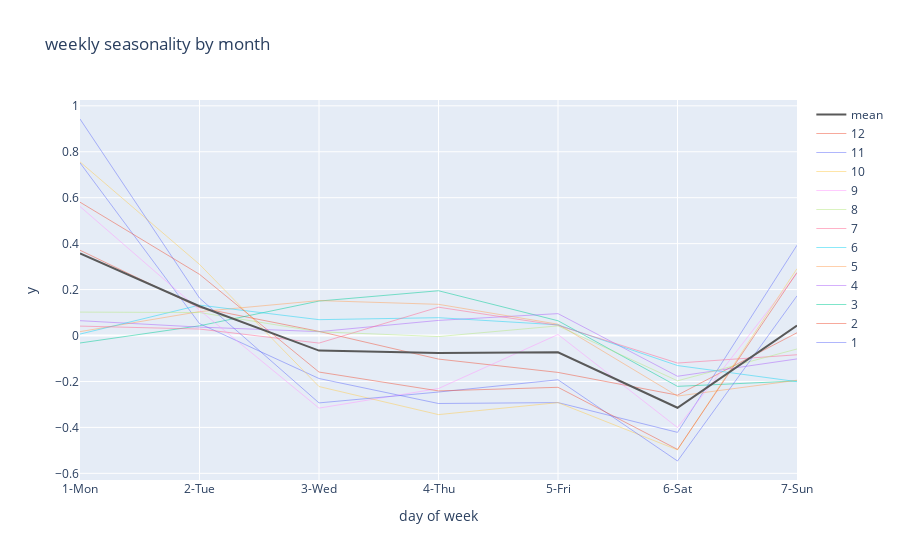

The notebook cell saved with this chart:
### Markdown cell above
Interactions
---
Finally, let's consider what possible interactions are relevant to the forecast problem.
Generally speaking, if a feature behaves differently on different values of another feature,
these two features could have potential interaction effects.
As in `Seasonality <../quickstart/0300_seasonality.html>`_, the weekly seasonality
is different through football season and non-football season, therefore, the multiplicative
term ``is_football_season x weekly_seasonality`` is able to capture this pattern.

### Code cell
fig = ts.plot_quantiles_and_overlays(
    groupby_time_feature="str_dow",
    show_mean=True,
    show_quantiles=False,
    show_overlays=True,
    center_values=True,
    overlay_label_time_feature="month",  # splits overlays by month
    overlay_style={"line": {"width": 1}, "opacity": 0.5},
    xlabel="day of week",
    ylabel=ts.original_value_col,
    title="weekly seasonality by month",
)
plotly.io.show(fig)

### Figure 1 — Plotly figure (JSON) as saved in the notebook; plotly's stock layout.template omitted (floating-point values rounded to 4 significant figures)
{"data": [{"line": {"width": 1}, "mode": "lines", "name": "1", "opacity": 0.5, "type": "scatter", "x": ["1-Mon", "2-Tue", "3-Wed", "4-Thu", "5-Fri", "6-Sat", "7-Sun"], "y": [0.7517, 0.05187, -0.1872, -0.296, -0.292, -0.4216, 0.3932]}, {"line": {"width": 1}, "mode": "lines", "name": "2", "opacity": 0.5, "type": "scatter", "x": ["1-Mon", "2-Tue", "3-Wed", "4-Thu", "5-Fri", "6-Sat", "7-Sun"], "y": [0.3714, 0.1214, 0.01802, -0.1026, -0.1606, -0.2596, 0.01202]}, {"line": {"width": 1}, "mode": "lines", "name": "3", "opacity": 0.5, "type": "scatter", "x": ["1-Mon", "2-Tue", "3-Wed", "4-Thu", "5-Fri", "6-Sat", "7-Sun"], "y": [-0.03253, 0.04225, 0.15, 0.195, 0.06431, -0.2213, -0.1976]}, {"line": {"width": 1}, "mode": "lines", "name": "4", "opacity": 0.5, "type": "scatter", "x": ["1-Mon", "2-Tue", "3-Wed", "4-Thu", "5-Fri", "6-Sat", "7-Sun"], "y": [0.06463, 0.03665, 0.01687, 0.06573, 0.09538, -0.1774, -0.1019]}, {"line": {"width": 1}, "mode": "lines", "name": "5", "opacity": 0.5, "type": "scatter", "x": ["1-Mon", "2-Tue", "3-Wed", "4-Thu", "5-Fri", "6-Sat", "7-Sun"], "y": [0.01692, 0.1041, 0.1521, 0.1358, 0.04928, -0.2636, -0.1946]}, {"line": {"width": 1}, "mode": "lines", "name": "6", "opacity": 0.5, "type": "scatter", "x": ["1-Mon", "2-Tue", "3-Wed", "4-Thu", "5-Fri", "6-Sat", "7-Sun"], "y": [0.00617, 0.1324, 0.06898, 0.07766, 0.0465, -0.1308, -0.2009]}, {"line": {"width": 1}, "mode": "lines", "name": "7", "opacity": 0.5, "type": "scatter", "x": ["1-Mon", "2-Tue", "3-Wed", "4-Thu", "5-Fri", "6-Sat", "7-Sun"], "y": [0.04102, 0.02816, -0.03295, 0.1233, 0.04417, -0.1199, -0.08384]}, {"line": {"width": 1}, "mode": "lines", "name": "8", "opacity": 0.5, "type": "scatter", "x": ["1-Mon", "2-Tue", "3-Wed", "4-Thu", "5-Fri", "6-Sat", "7-Sun"], "y": [0.102, 0.1001, 0.01634, -0.004653, 0.04202, -0.1971, -0.05865]}, {"line": {"width": 1}, "mode": "lines", "name": "9", "opacity": 0.5, "type": "scatter", "x": ["1-Mon", "2-Tue", "3-Wed", "4-Thu", "5-Fri", "6-Sat", "7-Sun"], "y": [0.5617, 0.1107, -0.3162, -0.2308, 0.004502, -0.4007, 0.2708]}, {"line": {"width": 1}, "mode": "lines", "name": "10", "opacity": 0.5, "type": "scatter", "x": ["1-Mon", "2-Tue", "3-Wed", "4-Thu", "5-Fri", "6-Sat", "7-Sun"], "y": [0.7558, 0.3098, -0.2222, -0.3443, -0.2921, -0.498, 0.291]}, {"line": {"width": 1}, "mode": "lines", "name": "11", "opacity": 0.5, "type": "scatter", "x": ["1-Mon", "2-Tue", "3-Wed", "4-Thu", "5-Fri", "6-Sat", "7-Sun"], "y": [0.9427, 0.163, -0.2934, -0.2461, -0.1927, -0.5463, 0.1727]}, {"line": {"width": 1}, "mode": "lines", "name": "12", "opacity": 0.5, "type": "scatter", "x": ["1-Mon", "2-Tue", "3-Wed", "4-Thu", "5-Fri", "6-Sat", "7-Sun"], "y": [0.5805, 0.2664, -0.159, -0.2411, -0.2254, -0.4959, 0.2746]}, {"legendgroup": "mean", "line": {"color": "#595959", "width": 2}, "mode": "lines", "name": "mean", "type": "scatter", "x": ["1-Mon", "2-Tue", "3-Wed", "4-Thu", "5-Fri", "6-Sat", "7-Sun"], "y": [0.3576, 0.1276, -0.06567, -0.07558, -0.07318, -0.3144, 0.04363]}], "layout": {"legend": {"traceorder": "reversed"}, "showlegend": true, "title": {"text": "weekly seasonality by month"}, "xaxis": {"title": {"text": "day of week"}}, "yaxis": {"title": {"text": "y"}}}}
